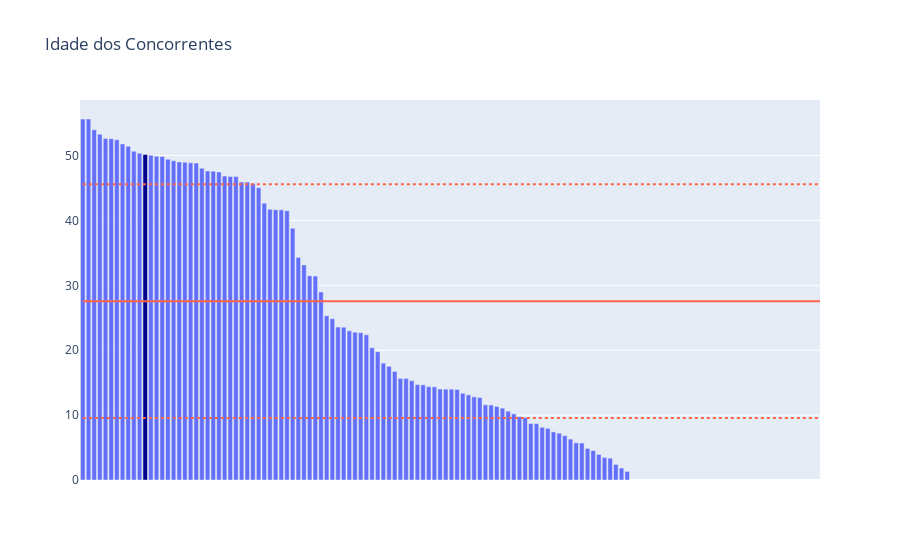

Source (notebook cell):
### Markdown cell above
### Idade dos concorrentes

### Code cell
viz.idade()

### Figure 1 — Plotly figure (JSON) as saved in the notebook; plotly's stock layout.template omitted (floating-point values rounded to 4 significant figures; data arrays with more than 128 entries replaced by an {"elided": "..."} marker saying what was removed)
{"data": [{"hovertext": ["FGV - FUNDAÇÃO GETÚLIO VARGAS", "PORTAL FGV", "FIESP", "FIEG", "SEBRAE PB", "UNIVILLE", "BRADESCO ESCOLA", "CRUZEIRO DO SUL", "CDL FLORIANOPOLIS", "SEBRAE CE", "SEBRAE PE", "SEBRAE SC", "SEBRAE MG", "SEBRAE RS", "SEBRAE PR", "SEBRAE MA", "SEBRAE SP", "SEBRAE RN", "SEBRAE GO", "ACIL", "SEBRAE PI", "SEBRAE PA", "SEBRAE AM", "ABIMAQ", "FIRJAN", "SEBRAE SE", "SEBRAE MT", "SEBRAE DF", "FUNDAÇÃO DOM CABRAL MG", "FUNDAÇÃO DOM CABRAL MG", "SEBRAE ES", "SEBRAE RJ", "SEBRAE MS", "SEBRAE AP", "SEBRAE RR", "SEBRAE RO", "SEBRAE AL", "TOTVS", "IMPACTA", "SEBRAE TO", "SEBRAE AC", "SEBRAE BA", "SEST SENAT", "UNIASSELVI", "UNINTER", "CDL MATRIZ", "ITC CURSOS E TREINAMENTOS", "INTEGRAÇÃO - ESCOLA DE NEGÓCIOS", "FUCAP", "SENAC", "SENAI", "CURSOS CPT", "VERBO EDUCACIONAL", "CONEX CONTÁBIL", "ACCELERE", "CENOFISCO - CENTRO DE CAPACITAÇÃO PROFISSIONAL", "CARLAGO", "IED SÃO PAULO", "ILOVERS", "FUNDAÇÃO DOM CABRAL SP", "UNESP", "EDUZZ", "ECONET TREINAMENTO E DESENVOVIMENTO", "MACKENZIE", "DESCOMPLICA", "SEBRAE 100% ONLINE", "PORTALIBG", "CARLOS ESAU", "MULTIVIX", "ESCON ESCOLA DE CURSOS ONLINE", "MICROLINS", "UNOPAR", "ABRASEL", "PREPARA CURSOS", "EB TREINAMENTOS", "SLA COACHING", "ROCK UNIVERSITY", "CENTRO EUROPEU", "COMSCHOOL", "ANHAGUERA", "UVA", "CEFIS", "IBC COACHING", "ACCELERE", "GAKKAICONSULTORIA", "DNCE", "FACOPI", "PAULA PEDROZA", "REDE GESS", "UDEMY", "PRIME CRUSOS", "SAPIUM", "AGÊNCIA DE BOLSO", "EVOLUIR SST", "CONGNITIVE CPC", "DOMESTIKA", "G4EDUCAÇÃO"], "marker": {"color": ["rgba(99,111,251,255)", "rgba(99,111,251,255)", "rgba(99,111,251,255)", "rgba(99,111,251,255)", "rgba(99,111,251,255)", "rgba(99,111,251,255)", "rgba(99,111,251,255)", "rgba(99,111,251,255)", "rgba(99,111,251,255)", "rgba(99,111,251,255)", "rgba(99,111,251,255)", "darkblue", "rgba(99,111,251,255)", "rgba(99,111,251,255)", "rgba(99,111,251,255)", "rgba(99,111,251,255)", "rgba(99,111,251,255)", "rgba(99,111,251,255)", "rgba(99,111,251,255)", "rgba(99,111,251,255)", "rgba(99,111,251,255)", "rgba(99,111,251,255)", "rgba(99,111,251,255)", "rgba(99,111,251,255)", "rgba(99,111,251,255)", "rgba(99,111,251,255)", "rgba(99,111,251,255)", "rgba(99,111,251,255)", "rgba(99,111,251,255)", "rgba(99,111,251,255)", "rgba(99,111,251,255)", "rgba(99,111,251,255)", "rgba(99,111,251,255)", "rgba(99,111,251,255)", "rgba(99,111,251,255)", "rgba(99,111,251,255)", "rgba(99,111,251,255)", "rgba(99,111,251,255)", "rgba(99,111,251,255)", "rgba(99,111,251,255)", "rgba(99,111,251,255)", "rgba(99,111,251,255)", "rgba(99,111,251,255)", "rgba(99,111,251,255)", "rgba(99,111,251,255)", "rgba(99,111,251,255)", "rgba(99,111,251,255)", "rgba(99,111,251,255)", "rgba(99,111,251,255)", "rgba(99,111,251,255)", "rgba(99,111,251,255)", "rgba(99,111,251,255)", "rgba(99,111,251,255)", "rgba(99,111,251,255)", "rgba(99,111,251,255)", "rgba(99,111,251,255)", "rgba(99,111,251,255)", "rgba(99,111,251,255)", "rgba(99,111,251,255)", "rgba(99,111,251,255)", "rgba(99,111,251,255)", "rgba(99,111,251,255)", "rgba(99,111,251,255)", "rgba(99,111,251,255)", "rgba(99,111,251,255)", "rgba(99,111,251,255)", "rgba(99,111,251,255)", "rgba(99,111,251,255)", "rgba(99,111,251,255)", "rgba(99,111,251,255)", "rgba(99,111,251,255)", "rgba(99,111,251,255)", "rgba(99,111,251,255)", "rgba(99,111,251,255)", "rgba(99,111,251,255)", "rgba(99,111,251,255)", "rgba(99,111,251,255)", "rgba(99,111,251,255)", "rgba(99,111,251,255)", "rgba(99,111,251,255)", "rgba(99,111,251,255)", "rgba(99,111,251,255)", "rgba(99,111,251,255)", "rgba(99,111,251,255)", "rgba(99,111,251,255)", "rgba(99,111,251,255)", "rgba(99,111,251,255)", "rgba(99,111,251,255)", "rgba(99,111,251,255)", "rgba(99,111,251,255)", "rgba(99,111,251,255)", "rgba(99,111,251,255)", "rgba(99,111,251,255)", "rgba(99,111,251,255)", "rgba(99,111,251,255)", "rgba(99,111,251,255)", "rgba(99,111,251,255)"]}, "name": "Idade do Concorrente", "type": "bar", "x": {"elided": "131 int values"}, "y": [55.63, 55.63, 53.97, 53.3, 52.62, 52.61, 52.43, 51.79, 51.43, 50.67, 50.35, 50.15, 50.06, 49.9, 49.86, 49.44, 49.21, 49.02, 48.96, 48.88, 48.83, 48.04, 47.62, 47.58, 47.47, 46.84, 46.78, 46.76, 45.91, 45.91, 45.68, 45.05, 42.65, 41.73, 41.66, 41.64, 41.5, 38.8, 34.3, 33.14, 31.48, 31.43, 28.97, 25.33, 24.86, 23.57, 23.56, 22.99, 22.77, 22.71, 22.38, 20.38, 19.78, 18.01, 17.52, 16.72, 15.66, 15.65, 15.3, 14.71, 14.67, 14.38, 14.35, 14.02, 14.0, 14.0, 13.95, 13.36, 13.12, 12.82, 12.71, 11.59, 11.56, 11.34, 11.07, 10.61, 10.19, 9.764, 9.627, 8.712, 8.69, 8.129, 7.953, 7.416, 7.214, 6.83, 6.307, 5.737, 5.701, 4.871, 4.537, 3.948, 3.477, 3.362, 2.4, 1.847, 1.326]}, {"line": {"color": "tomato"}, "name": "Idade Média", "type": "scatter", "x": {"elided": "131 int values"}, "y": {"elided": "131 float values"}}, {"line": {"color": "tomato", "dash": "dot"}, "name": "Desvio Padrão", "type": "scatter", "x": {"elided": "131 int values"}, "y": {"elided": "131 float values"}}, {"line": {"color": "tomato", "dash": "dot"}, "name": "Desvio Padrão", "type": "scatter", "x": {"elided": "131 int values"}, "y": {"elided": "131 float values"}}], "layout": {"showlegend": false, "title": {"text": "Idade dos Concorrentes"}, "xaxis": {"showticklabels": false, "title": {"text": ""}}}}
